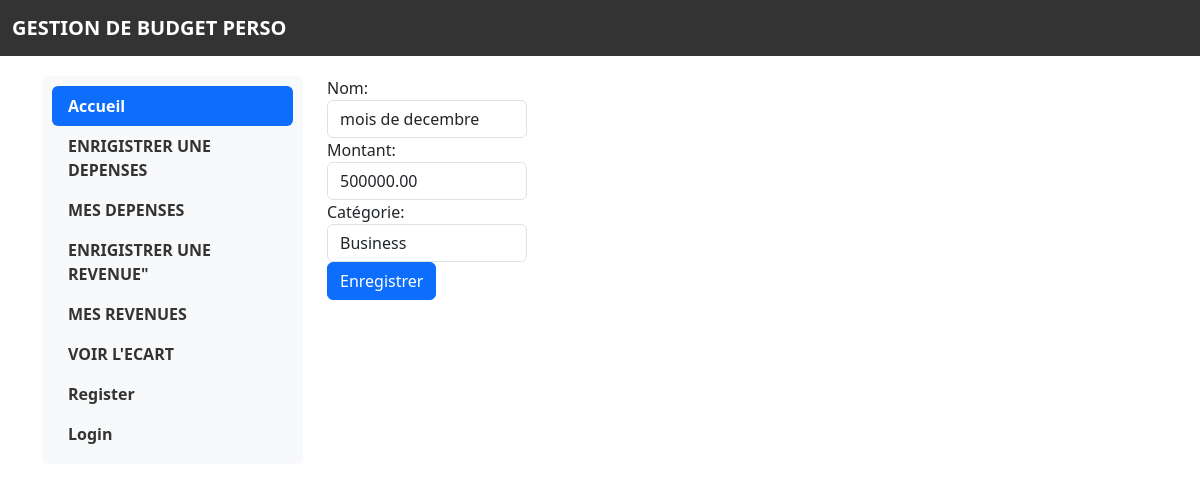
Screenshot of /updateR/3/ with the database file from the repository.
### Budget/models.py (models this page shows, shortened)
class Revenue(models.Model):
    user = models.ForeignKey(AUTH_USER_MODEL, on_delete=models.CASCADE)
    categories = [("salaire", "salaire"),
                  ("Business", "Business")]
    name = models.CharField(max_length=100)
    montant = models.DecimalField(max_digits=10, decimal_places=2)
    date_AJOUT = models.DateTimeField(auto_now_add=True)
    update = models.DateTimeField(auto_now=True)
    categorie = models.CharField(max_length=100, choices=categories)

### Budget/views.py (the view)
# urls.py: path('updateR/<int:id>/', views.updateRevenue, name='updateR'),
def updateRevenue(request, id):
    user = request.user
    revenue = Revenue.objects.get(id=id)
    if request.method == 'POST':
        revenue.name = request.POST.get('name')
        revenue.montant = request.POST.get('montant')
        revenue.categorie = request.POST.get('categories')
        revenue.save()
        return redirect('revenueUser')
    return render(request, 'updateR.html', {'revenue': revenue})

### templates/updateR.html (shortened to what this page needs)
{% extends 'base.html' %}
{% block content %}
<form method="POST">
    <div class="form-group">
      <label for="name">Nom:</label>
      <input type="text" class="form-control" id="name" name="name" value="{{revenue.name}}" required>
    </div>
    <div class="form-group">
      <label for="montant">Montant:</label>
      <input type="number" class="form-control" id="montant" name="montant" value="{{revenue.montant}}" required>
    </div>
    <div class="form-group">
      <label for="categories">Catégorie:</label>
      <select class="form-control" id="categories" value="{{revenue.categorie}}" name="categories">
        <option value="Business">Business</option>
      </select>
    </div>
    <button type="submit" class="btn btn-primary">Enregistrer</button>
  </form>
{% endblock %}

### templates/base.html (style rules this page uses)
.form-control { margin-right: 5px; width: 200px; }

### rows the page displays
Revenue: name "mois de decembre", montant "500000.00", categories "Business"
